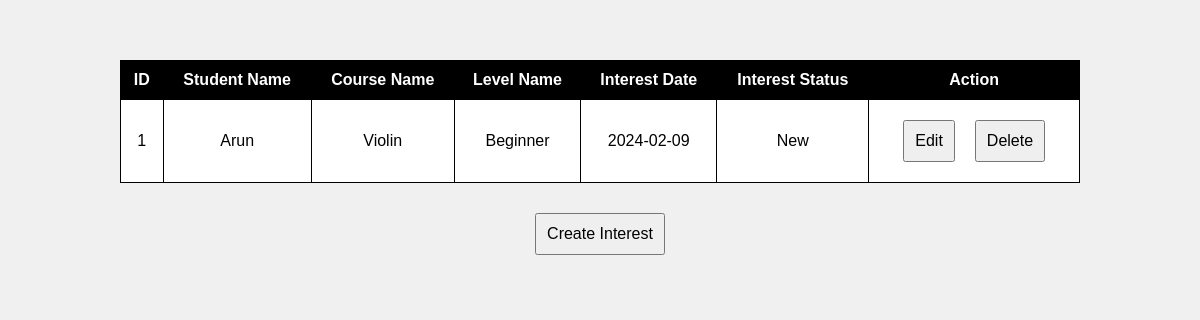
The app's page /admin/indexes/interest_index.php, older data.
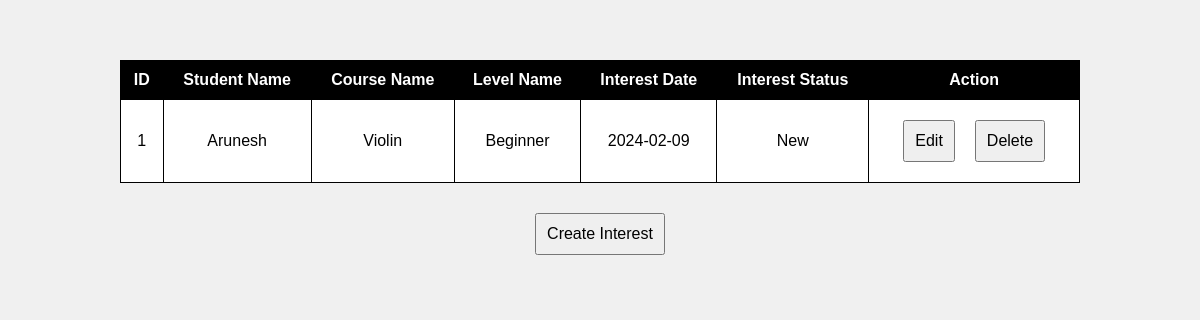
The same page, newer data.
### tables this page shows
CREATE TABLE `interests` (
  `interest_id` int(11) NOT NULL,
  `user_parent_id` int(11) DEFAULT NULL,
  `course_parent_id` int(11) DEFAULT NULL,
  `level_parent_id` int(11) DEFAULT NULL,
  `interest_date` date DEFAULT NULL,
  `interest_status` enum('Joined','New') DEFAULT NULL
);

CREATE TABLE `users` (
  `user_id` int(11) NOT NULL,
  `user_name` varchar(255) NOT NULL,
  `user_password` varchar(255) NOT NULL,
  `user_type` enum('Student','Teacher') NOT NULL,
  `user_status` enum('Active','Inactive') NOT NULL
);

CREATE TABLE `courses` (
  `course_id` int(11) NOT NULL,
  `course_name` varchar(255) NOT NULL,
  `course_desc` longtext NOT NULL,
  `course_img` varchar(255) NOT NULL,
  `course_icon` varchar(255) NOT NULL,
  `course_status` enum('Active','Inactive') NOT NULL
);

CREATE TABLE `levels` (
  `level_id` int(11) NOT NULL,
  `level_name` varchar(255) NOT NULL,
  `level_status` enum('Active','Inactive') NOT NULL
);

### admin/indexes/interest_index.php (the view, shortened to what this page needs)
<!DOCTYPE html>
<html>
<head>
</head>
<body>
<h2 id="responseMessageInterest">&nbsp;</h2>
<div id="updateTableContainerInterest">
<?php
include("../db.php");
$sql = "SELECT i.*,
           us.user_name,
           c.course_name,
           l.level_name
    FROM interests i
    LEFT JOIN users us ON i.user_parent_id = us.user_id
    LEFT JOIN courses c ON i.course_parent_id = c.course_id
    LEFT JOIN levels l ON i.level_parent_id = l.level_id";
$result = $conn->query($sql);
if ($result->num_rows > 0) {
    echo "<table>";
    echo "<tr><th>ID</th><th>Student Name</th><th>Course Name</th><th>Level Name</th><th>Interest Date</th><th>Interest Status</th><th>Action</th></tr>";
    while ($row = $result->fetch_assoc()) {
        echo "<tr>";
        echo "<td>{$row['interest_id']}</td>";
        echo "<td>{$row['user_name']}</td>";
        echo "<td>{$row['course_name']}</td>";
        echo "<td>{$row['level_name']}</td>";
        echo "<td>{$row['interest_date']}</td>";
        echo "<td>{$row['interest_status']}</td>";
        echo "<td>";
        echo "<button onclick=\"showFormInterest('edit_mode_int', {$row['interest_id']})\">Edit</button>";
        echo "<button onclick=\"showFormInterest('delete_mode_int', {$row['interest_id']})\">Delete</button>";
        echo "</td>";
        echo "</tr>";
    }
    echo "</table>";
} else {
    echo "No Interests found.";
}
?>
</div>
<button onclick="showFormInterest('create_mode_int', null)">Create Interest</button>
</body>
</html>

Row changes from the older to the newer data that the page shows:
changed through a linked row, interests "New": users.user_name "Arun" → "Arunesh"
